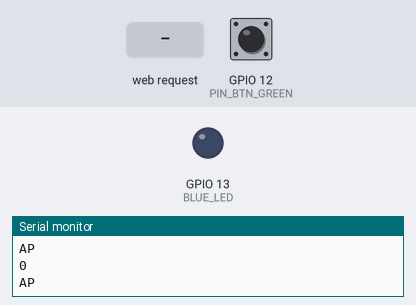
This sketch was run on a simulated ESP8266 (NodeMCU). On the bench: output pins drawn as LEDs (lit = HIGH), the last lines printed to the serial monitor. Inputs (shaded band) come from the test bench; at power-on: GPIO 12 (PIN_BTN_GREEN) LOW. WiFi joins after 1.5 s; servers stay silent unless stated.

Above: at 3.8 s.
3.9 s: GPIO 12 (PIN_BTN_GREEN) pulled HIGH for 3.2 s
At 7.2 s:
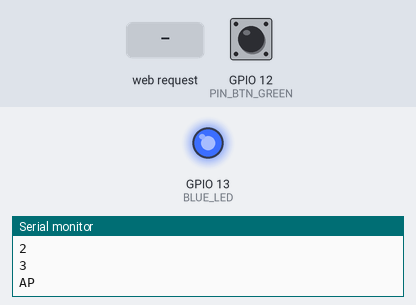
8.6 s: HTTP request GET /submit received
At 12.2 s:
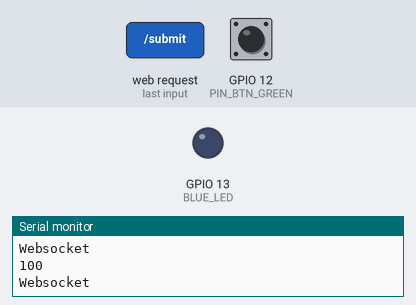
Timing chart, 0 to 13.7 s (numbered marks = the images above; inputs shaded):
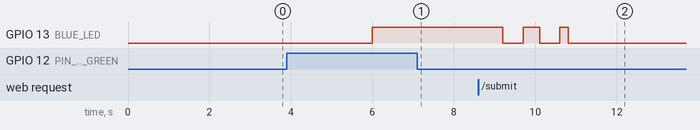

The sketch:

ESP8266_SoftAP_Server.ino
```cpp
#include <ESP8266WiFi.h>
#include <ESP8266mDNS.h>
#include <ESP8266WebServer.h>


//////////////////////
// WiFi Definitions //
//////////////////////
const char WiFiAPPSK[] = "sparkfun";
String httpRequest;
int timer1=0;

int PIN_BTN_GREEN=12;

/////////////////////
// Pin Definitions //
/////////////////////
const int BLUE_LED = 13; // Thing's onboard, blue LED
void configuration();


ESP8266WebServer  server(80);


void handleRoot() {
  String s ;
  s += "<!DOCTYPE HTML>\r\n<html>\r\n";
  s +="<h1>Config du SSID et Mot de passe </h1>";
  s += "<form action='http://192.168.4.1/submit' method='POST'> SSID:<br><input type=textt name=ssid value='ssid'>";
  s += "<br> Mot de passe: <br> <input type=text name=mdp value='mdp'>";
  s+= "<br><br><input type='submit' value='Comfirme'></form> ";
  s += "</html>\n";
  server.send(200, "text/html", s);
}


void handleSubmit()
{
  String ssid = server.arg("ssid");
  String mdp =  server.arg("mdp");
  char *cssid = (char*)ssid.c_str();
  char*cmdp =(char*)mdp.c_str();
  String s ;
  int timer=0;
  s += "<!DOCTYPE HTML>\r\n<html>\r\n";
  s +="<h1>Connection a la box avec vos identifiant</h1>";
   server.send(200, "text/html", s);
   WiFi.mode(WIFI_STA);
  WiFi.begin(cssid,cmdp);
  while ((WiFi.status() != WL_CONNECTED && timer < 10)) {
    delay(200);
    digitalWrite(BLUE_LED,LOW);
    delay(500);
    digitalWrite(BLUE_LED,HIGH);
    delay(200);
    Serial.println("Connecting ...");
    timer++;
  }//fin du while
  if(timer == 10)
  {
    Serial.println("echec retour mode config");
    configuration();
  }
  else
  {
  String c ;
  c += "<!DOCTYPE HTML>\r\n<html>\r\n";
  c +="<h1>Vous etes connecter</h1>";
  server.send(200, "text/html", c);
  IPAddress myAddress = WiFi.localIP();
  Serial.println(myAddress);
  digitalWrite(BLUE_LED,LOW);
  timer1 =100;
  }
}

void setup()
{
  Serial.begin(115200);
  pinMode(PIN_BTN_GREEN, INPUT);
  pinMode(BLUE_LED, OUTPUT);
  WiFi.mode(WIFI_STA);
}


void configuration()
{
  digitalWrite(BLUE_LED,HIGH);
  WiFi.disconnect();
  WiFi.mode(WIFI_AP);

  char AP_NameString[] = "ESP8266TEST";

  WiFi.softAP(AP_NameString, WiFiAPPSK);
  server.on("/", handleRoot);
  server.on("/submit", handleSubmit);
  server.begin();


}

void loop()
{
  int val=0;
  delay(1000);
  Serial.println(timer1);

  val = digitalRead(PIN_BTN_GREEN);
  if (val == HIGH)
  {
    timer1++;
  }
  if(timer1 == 3)
  {
    configuration();
  }
  else if(timer1 < 99)
    {
      server.handleClient();
      Serial.println("AP");
    }
  if(timer1==100)
  {
    Serial.println("Websocket");
  }
}
```

Measured:
- after the input at 3.9 s, GPIO 13 (BLUE_LED): LOW → HIGH after 2.1 s
- after the input at 8.6 s, GPIO 13 (BLUE_LED): goes LOW 0.50 s, HIGH 0.40 s, LOW 0.50 s, HIGH 0.20 s, then LOW, starting after 0.60 s
